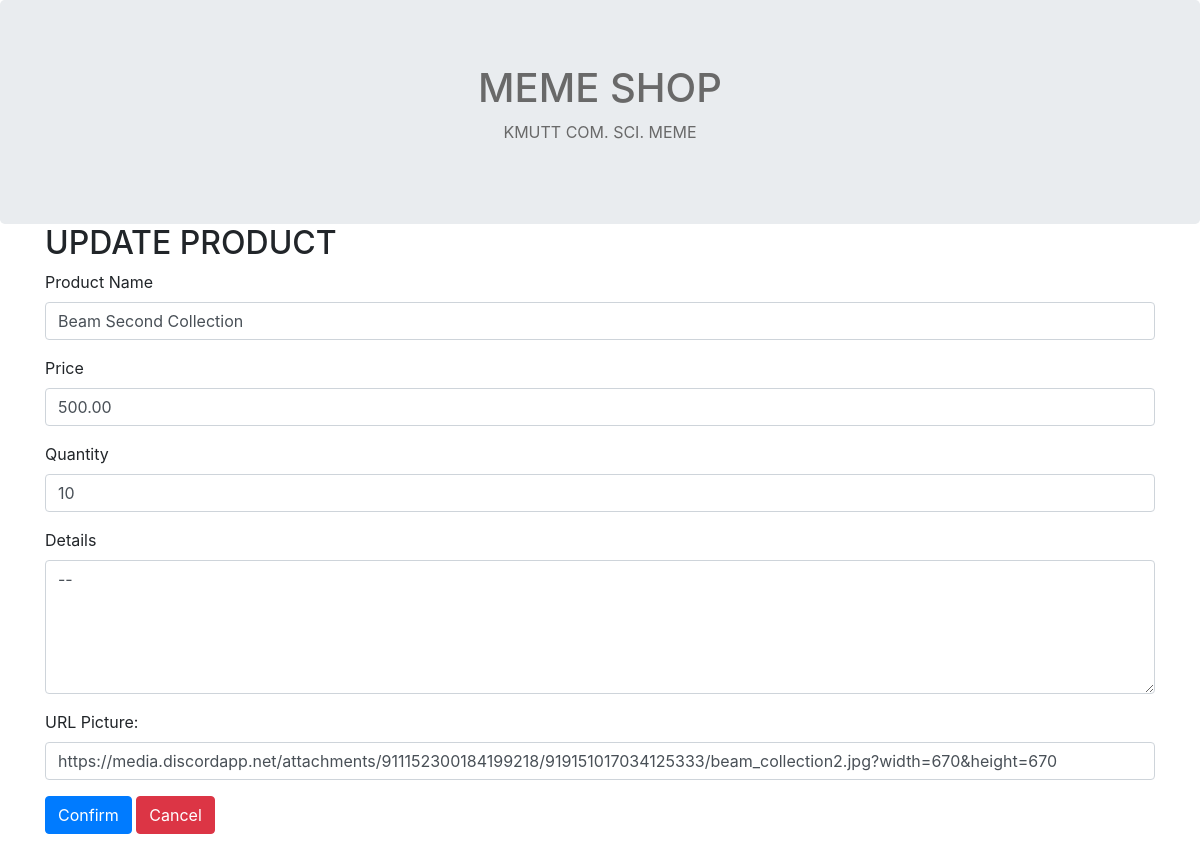
The page /update.php?id=3 on the database its author committed.
### tables this page shows
create table product
( product_id int auto_increment,
  product_name varchar(30) not null,	
  product_price  numeric(10,2) not null,
  product_quantity  int not null,
  product_detail varchar(1000),
  image_url varchar(500),
  primary key(product_id)
);

### public/update.php (the view, shortened to what this page needs)
<?php
require_once "config.php";
$p_name = $price = $quantity = $detail = $url = "";
$name_err = $price_err = $quantity_err = "";
if(isset($_POST["id"]) && !empty($_POST["id"])){
  $product_id = $_POST["id"];
  $input_name = $_POST["Product_Name"];
  if(empty($input_name)){
    $name_err = "Please enter a name.";
  }
  elseif(!filter_var($input_name, FILTER_VALIDATE_REGEXP, array("options"=>array("regexp"=>"/^[a-zA-Z\s]+$/")))){
    $name_err = "Please enter a valid name.";
  }
  else{
    $p_name = $input_name;
  }
  $input_price = $_POST["price"];
  if(empty($input_price)){
    $price_err = "Please enter a price";
  }
  else if(!is_numeric($input_price)){
    $price_err = "Please enter valid price.";
  }
  else if($input_price < 0){
    $price_err = "Please enter a valid price (only positive value is allowed).";
  }
  else if(strlen($input_price) - strrpos($input_price, '.') - 1 > 2){
    $price_err = "Please enter a valid price (only 2 decimal points is allowed).";
  }
  else{
    $price = $input_price;
  }
  $input_quantity = $_POST["quantity"];
  if(empty($input_quantity)){
    $quantity_err = "Please enter the quantity.";
  }
  else if (filter_var($input_quantity, FILTER_VALIDATE_INT) == false){
    $quantity_err = "Please enter a valid quantity (only integer value is allowed).";
  }
  elseif(!ctype_digit($input_quantity)){
    $quantity_err = "Please enter a valid quantity (only positive value is allowed).";
  }
  else{
    $quantity = $input_quantity;
  }
  $detail = $_POST["detail"];
  $url = $_POST["imageurl"];
  if(empty($name_err) && empty($price_err) && empty($quantity_err)){
    $sql = "UPDATE product SET product_name=?, product_price=?, product_quantity=?, product_detail=?, image_url=? WHERE product_id=?";
    if($stmt = mysqli_prepare($link, $sql)){
      mysqli_stmt_bind_param($stmt, "sdissi", $param_name, $param_price, $param_quantity, $param_detail, $param_url, $param_id);
      $param_name = $p_name;
      $param_price = $price;
      $param_quantity = $quantity;
      $param_detail = $detail;
      $param_url = $url;
      $param_id = $product_id;
      if(mysqli_stmt_execute($stmt)){
        header("location: product.php");
        exit();
      }
      else{
        echo "Something went wrong. Please try again later.";
      }
    }
    mysqli_stmt_close($stmt);
  }
  mysqli_close($link);
} else{
    if(isset($_GET["id"]) && !empty($_GET["id"])){
        $sql = "SELECT * FROM product WHERE product_id = ?";
        if($stmt = mysqli_prepare($link, $sql)){
            mysqli_stmt_bind_param($stmt, "i", $param_id);
            if(mysqli_stmt_execute($stmt)){
                $result = mysqli_stmt_get_result($stmt);
                if(mysqli_num_rows($result) == 1){
                    $row = mysqli_fetch_array($result, MYSQLI_ASSOC);
                    $p_name = $row["product_name"];
                    $price = $row["product_price"];
                    $quantity = $row["product_quantity"];
                    $detail = $row["product_detail"];
                    $url = $row["image_url"];
                } else{
                    header("location: error.php");
                    exit();
                }
            } else{
                echo "Something went wrong. Please try again later.";
            }
        }
    }  else{
        header("location: error.php");
        exit();
    }
  }
?>
<!DOCTYPE html>
<html lang="en">
<head>
  <link rel="stylesheet" href="https://maxcdn.bootstrapcdn.com/bootstrap/4.5.2/css/bootstrap.min.css">
  <link rel="stylesheet" href="https://cdnjs.cloudflare.com/ajax/libs/font-awesome/4.7.0/css/font-awesome.min.css">
</head>
<body>
<div class="jumbotron text-center"style="margin-bottom: 0;color: dimgray;">
  <h1>MEME SHOP</h1>
  <p>KMUTT COM. SCI. MEME</p>
</div>
<div class="container" style="margin-bottom: 100px">
  <h2>UPDATE PRODUCT</h2>
  <form action="<?php echo htmlspecialchars(basename($_SERVER['REQUEST_URI'])); ?>" method="post">
  <div class="form-group">
    <label for="Product_Name">Product Name</label>
    <input type="text" class="form-control <?php echo (!empty($name_err)) ? 'is-invalid' : ''; ?>" id="Product_Name" name="Product_Name" value="<?php echo $p_name; ?>">
  </div>
  <div class="form-group">
    <label for="price">Price</label>
    <input type="text" class="form-control <?php echo (!empty($price_err)) ? 'is-invalid' : ''; ?>" id="price" name="price" value="<?php echo $price; ?>">
  </div>
  <div class="form-group">
    <label for="quantity">Quantity</label>
    <input type="text" class="form-control <?php echo (!empty($quantity_err)) ? 'is-invalid' : ''; ?>" id="quantity" name="quantity" value="<?php echo $quantity; ?>">
  </div>
  <div class="form-group">
    <label for="quantity">Details</label>
    <textarea class="form-control" rows="5" id="detail" name="detail"><?php echo $detail; ?></textarea>
  </div>
  <div class="form-group">
      <label for="imageurl">URL Picture:</label>
      <input type="text" class="form-control" id="imageurl" name="imageurl" value="<?php echo $url; ?>">
  </div>
  <td><button type="submit" class="btn btn-primary">Confirm</button></td>
  <td><a href="product.php"class ="btn btn-danger">Cancel</a></td>
 </form>
</div>
<body>

### rows shown on the page
product: Product_Name "Beam Second Collection", price "500.00", quantity "10", detail "--", imageurl "https://media.discordapp.net/attachments/911152300184199218/919151017034125333/beam_collection2.jpg?width=670&height=670"
